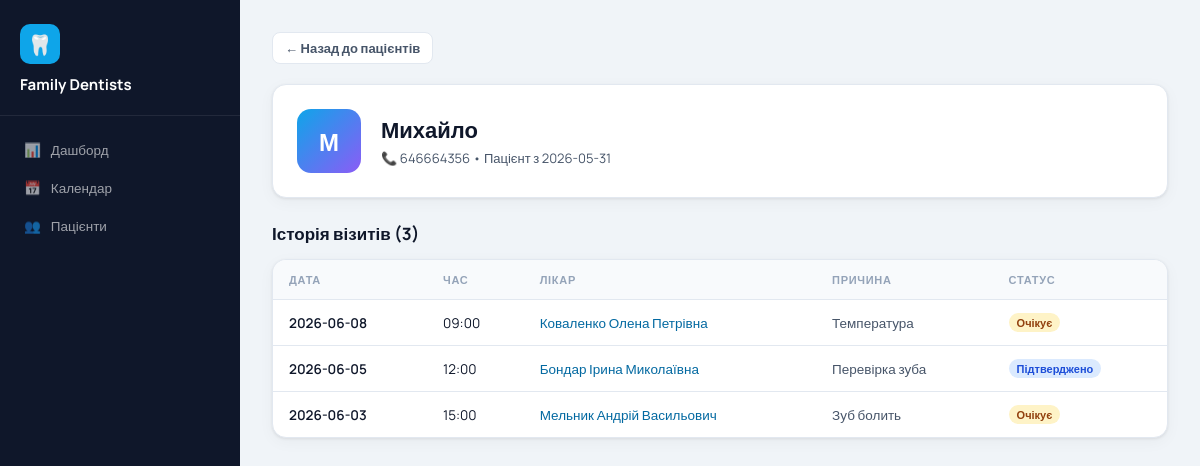
Screenshot of /patient/1 (signed in) with the database file from the repository.
### tables this page shows
CREATE TABLE patients (
    id INTEGER PRIMARY KEY AUTOINCREMENT,
    telegram_id TEXT UNIQUE,
    full_name TEXT NOT NULL,
    phone TEXT,
    birthdate TEXT,
    notes TEXT,
    created_at TEXT DEFAULT (datetime('now', 'localtime'))
);

CREATE TABLE appointments (
    id INTEGER PRIMARY KEY AUTOINCREMENT,
    patient_id INTEGER REFERENCES patients(id),
    doctor_id INTEGER REFERENCES doctors(id),
    date TEXT NOT NULL,          -- YYYY-MM-DD
    time TEXT NOT NULL,          -- HH:MM
    reason TEXT,
    status TEXT DEFAULT 'pending',  -- pending | confirmed | cancelled | done
    reminder_24h INTEGER DEFAULT 0, -- 0/1 чи надіслано нагадування
    reminder_2h INTEGER DEFAULT 0,
    created_at TEXT DEFAULT (datetime('now', 'localtime'))
);

CREATE TABLE doctors (
    id INTEGER PRIMARY KEY AUTOINCREMENT,
    name TEXT NOT NULL,
    specialty TEXT DEFAULT 'Стоматолог',
    telegram_id TEXT,
    active INTEGER DEFAULT 1
);

### web/app.py (the view)
@app.route("/patient/<int:patient_id>")
@require_login
def patient_detail(patient_id):
    conn = get_db()
    patient = conn.execute("SELECT * FROM patients WHERE id = ?", (patient_id,)).fetchone()
    history = conn.execute("""
        SELECT a.*, d.name as doctor_name
        FROM appointments a
        JOIN doctors d ON a.doctor_id = d.id
        WHERE a.patient_id = ?
        ORDER BY a.date DESC, a.time DESC
    """, (patient_id,)).fetchall()
    conn.close()
    return render_template("patient_detail.html", patient=patient, history=history)

### web/app.py (called while the page is built)
def get_db():
    conn = sqlite3.connect(DB_PATH)
    conn.row_factory = sqlite3.Row
    return conn

def require_login(f):
    from functools import wraps
    @wraps(f)
    def decorated(*args, **kwargs):
        if not session.get("logged_in"):
            return redirect(url_for("login"))
        return f(*args, **kwargs)
    return decorated

### web/templates/patient_detail.html (shortened to what this page needs)
<!DOCTYPE html>
<html lang="uk">
<head>
</head>
<body>
<aside class="sidebar">
  <div class="sidebar-logo"><div class="logo-icon">🦷</div><div class="logo-name">Family Dentists</div></div>
  <nav class="sidebar-nav">
    <a href="/" class="nav-link"><span>📊</span> Дашборд</a>
    <a href="/calendar" class="nav-link"><span>📅</span> Календар</a>
    <a href="/patients" class="nav-link"><span>👥</span> Пацієнти</a>
  </nav>
</aside>
<main class="main">
  <a href="/patients" class="back-link">← Назад до пацієнтів</a>
  <div class="profile-card">
    <div class="avatar">{{ patient.full_name[0] }}</div>
    <div>
      <div class="profile-name">{{ patient.full_name }}</div>
      <div class="profile-meta">
        {% if patient.phone %}📞 {{ patient.phone }}  •  {% endif %}
        Пацієнт з {{ patient.created_at[:10] }}
      </div>
    </div>
  </div>
  <div class="section-title">Історія візитів ({{ history|length }})</div>
  {% if history %}
  <div class="history-table">
    <table>
      <thead>
        <tr>
          <th>Дата</th>
          <th>Час</th>
          <th>Лікар</th>
          <th>Причина</th>
          <th>Статус</th>
        </tr>
      </thead>
      <tbody>
        {% for h in history %}
        <tr>
          <td style="font-weight:600">{{ h.date }}</td>
          <td>{{ h.time }}</td>
          <td style="color:#0369a1;font-weight:500">{{ h.doctor_name }}</td>
          <td style="color:#475569">{{ h.reason or '—' }}</td>
          <td>
            {% if h.status == 'done' %}<span class="badge badge-green">✔ Виконано</span>
            {% elif h.status == 'confirmed' %}<span class="badge badge-blue">Підтверджено</span>
            {% elif h.status == 'pending' %}<span class="badge badge-orange">Очікує</span>
            {% elif h.status == 'cancelled' %}<span class="badge badge-red">Скасовано</span>
            {% endif %}
          </td>
        </tr>
        {% endfor %}
      </tbody>
    </table>
  </div>
  {% else %}
  <div style="text-align:center;padding:40px;color:var(--text3)">Немає записів в історії</div>
  {% endif %}
</main>
</body>
</html>

### web/templates/patient_detail.html (style rules this page uses)
*, *::before, *::after { box-sizing: border-box; margin: 0; padding: 0; }
:root { --bg:#f0f4f8;--surface:#fff;--border:#e2e8f0;--accent:#0ea5e9;--text:#0f172a;--text2:#475569;--text3:#94a3b8;--shadow:0 1px 3px rgba(0,0,0,.08),0 4px 16px rgba(0,0,0,.04); }
body { font-family:'Manrope',sans-serif;background:var(--bg);color:var(--text); }
.sidebar { position:fixed;top:0;left:0;width:240px;height:100vh;background:#0f172a;display:flex;flex-direction:column; }
.sidebar-logo { padding:24px 20px 20px;border-bottom:1px solid rgba(255,255,255,.08); }
.logo-icon { width:40px;height:40px;background:#0ea5e9;border-radius:10px;display:flex;align-items:center;justify-content:center;font-size:20px;margin-bottom:10px; }
.logo-name { font-size:15px;font-weight:700;color:#fff; }
.sidebar-nav { padding:16px 12px;flex:1; }
.nav-link { display:flex;align-items:center;gap:10px;padding:9px 12px;border-radius:8px;color:rgba(255,255,255,.6);text-decoration:none;font-size:13.5px;font-weight:500;margin-bottom:2px;transition:all .15s; }
.main { margin-left:240px;padding:32px; }
.back-link { display:inline-flex;align-items:center;gap:6px;color:var(--text2);text-decoration:none;font-size:13px;font-weight:600;margin-bottom:20px;padding:6px 12px;background:var(--surface);border-radius:8px;border:1px solid var(--border); }
.profile-card { background:var(--surface);border-radius:14px;padding:24px;box-shadow:var(--shadow);border:1px solid var(--border);margin-bottom:24px;display:flex;align-items:center;gap:20px; }
.avatar { width:64px;height:64px;border-radius:14px;background:linear-gradient(135deg,#0ea5e9,#8b5cf6);display:flex;align-items:center;justify-content:center;color:#fff;font-size:24px;font-weight:800;flex-shrink:0; }
.profile-name { font-size:22px;font-weight:800;margin-bottom:4px; }
.profile-meta { font-size:13px;color:var(--text2); }
.section-title { font-size:17px;font-weight:700;margin-bottom:14px; }
.history-table { background:var(--surface);border-radius:14px;box-shadow:var(--shadow);border:1px solid var(--border);overflow:hidden; }
table { width:100%;border-collapse:collapse; }
thead th { padding:12px 16px;font-size:11px;font-weight:700;color:var(--text3);text-transform:uppercase;letter-spacing:.7px;background:#f8fafc;border-bottom:1px solid var(--border);text-align:left; }
tbody tr { border-bottom:1px solid var(--border); }
tbody tr:last-child { border-bottom:none; }
tbody td { padding:13px 16px;font-size:13.5px; }
.badge { display:inline-flex;align-items:center;padding:2px 8px;border-radius:999px;font-size:11px;font-weight:700; }
.badge-blue { background:#dbeafe;color:#1d4ed8; }
.badge-orange { background:#fef3c7;color:#92400e; }

### rows the page displays
patients: full_name "М", full_name "Михайло", phone "646664356", created_at "2026-05-31"
appointments: date "2026-06-08", time "09:00", doctor_name "Коваленко Олена Петрівна", reason "Температура", status "Очікує"
appointments: date "2026-06-05", time "12:00", doctor_name "Бондар Ірина Миколаївна", reason "Перевірка зуба", status "Підтверджено"
appointments: date "2026-06-03", time "15:00", doctor_name "Мельник Андрій Васильович", reason "Зуб болить", status "Очікує"

### other values shown
{{ history|length }} "3"
